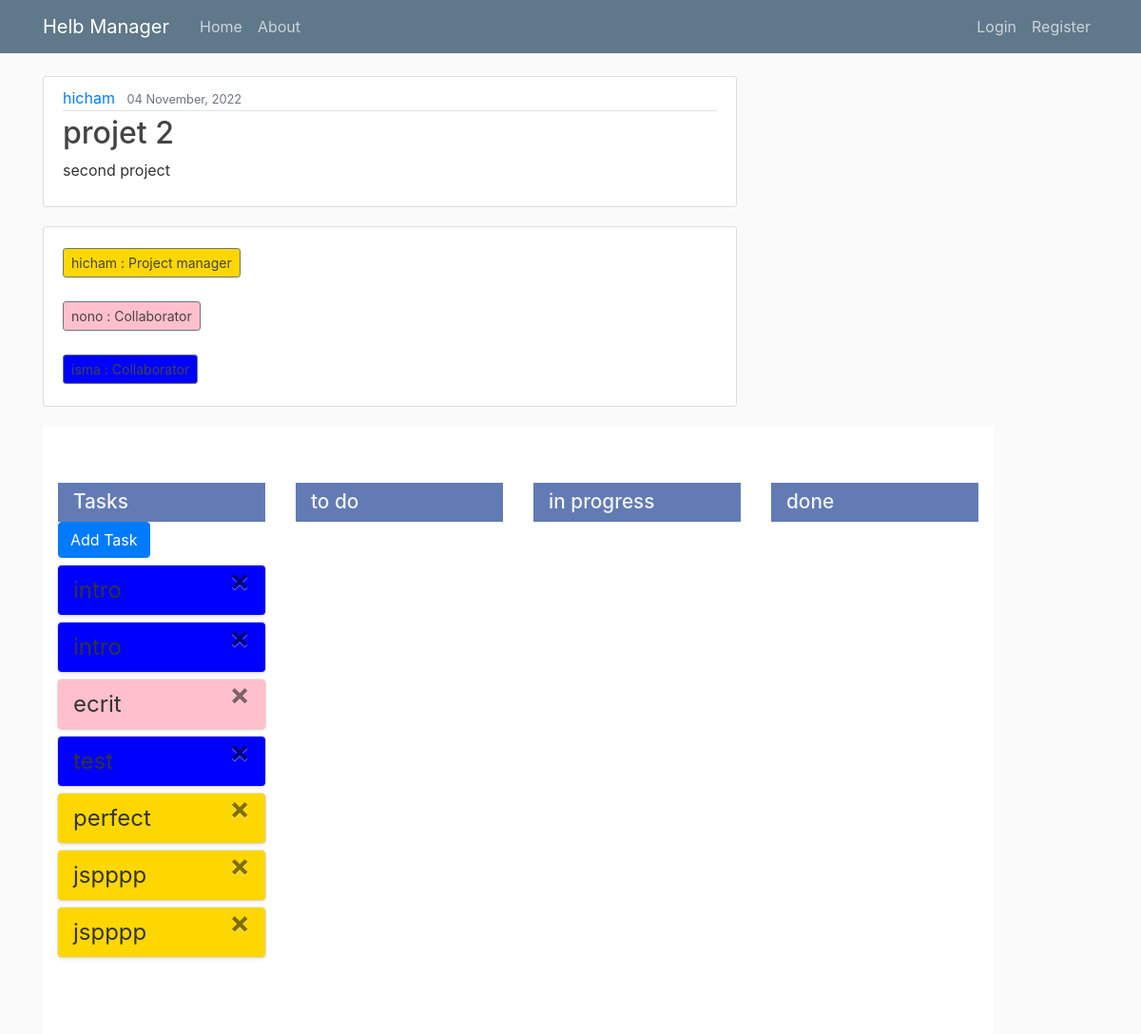
Screenshot of /project/2/ with the database file from the repository.
### manager_app/models.py (models this page shows, shortened)
class Project(models.Model): #creation de la table projet dans la bd
    title = models.CharField(max_length=100) #titre de taille limité
    content = models.TextField()
    status = models.CharField(max_length=100)
    collaborators = models.CharField(max_length=100)
    date_posted = models.DateTimeField(default=timezone.now)
    author = models.ForeignKey(User, on_delete=models.CASCADE ) #user par defaut, une entree dans la table users

class Task(models.Model):
    project = models.ForeignKey(Project, on_delete=models.CASCADE)
    title_task = models.CharField(max_length=100)
    assign_to = models.CharField(max_length=100)
    status_task = models.CharField(max_length=100, default='no status')

### manager_app/views.py (the view)
# urls.py: path('project/<int:pk>/', ProjectDetailView.as_view(), name = 'project-detail'),
class ProjectDetailView(DetailView):
    model = Project
    def get_context_data(self, **kwargs):
        tasks = Task.objects.all()
        project = self.get_object()
        users = User.objects.values()
        status = project.status
        tabStatus = status.split(";")
        collaborators = project.collaborators
        context = super().get_context_data(**kwargs)
        context['tabStatus'] = tabStatus
        tabCollaborators = []
        cpt = 0
        for u in users:
            name = users[cpt]['username']
            if collaborators.find(name) != -1:
                tabCollaborators.append(name)
            cpt=cpt+1 # pour parcourir tt ma table user
        tabCollaborators.append(project.author.username)
        context['tabCollaborators'] = tabCollaborators
        context['users'] = users
        context['tasks'] = tasks
        colors = ["red", "green", "blue", "orange", "purple", "pink", "gray", "brown", "gold", "silver"]
        collaborator_colors = {}
        for collaborator in tabCollaborators:
            color = random.sample(colors, 1)[0]
            collaborator_colors[collaborator] = color
            colors.remove(color)
        context['collaborator_colors'] = collaborator_colors
        return context

### manager_app/templates/manager_app/project_detail.html (shortened to what this page needs)
{% extends "manager_app/base.html" %}
{% load static %}
{% block content %}
<link rel="stylesheet" href="{% static 'manager_app/styleDragDrop.css' %}">
<article class="media content-section">
  <div class="media-body">
    <div class="article-metadata">
      <a class="mr-2" href="#">{{ object.author }}</a>
      <small class="text-muted">{{ object.date_posted|date:"d F, Y" }}</small>
    </div >
    <h2 class="article-title">{{ object.title }}</h2>
    <p class="article-content">{{ object.content }}</p>
  </div>
</article>
<article class="media content-section">
  <div>
    {% for collaborator, color in collaborator_colors.items %}
      {% if collaborator == object.author.username %}
        <h1><a class="btn btn-secondary btn-sm mt-1 mb-1" style="background-color: {{color}}"> {{ object.author }} : Project manager</a></h1>
      {% endif %}
    {% endfor %}
    {% for collaborator, color in collaborator_colors.items %}
      {% if collaborator != object.author.username %}
        <h1><a class="btn btn-secondary btn-sm mt-1 mb-1" style="background-color: {{color}}"> {{ collaborator }} : Collaborator</a></h1>
      {% endif %}
    {% endfor %}
  </div>
</article>
  <div class="todo-container">
    <div class="status" id="no_status">
      <h1>Tasks</h1>
      <a href="{% url 'add_task' project.id %}" class="btn btn-primary">Add Task</a>
      {% for task in tasks %}
        {% for collaborator, color in collaborator_colors.items %}
          {% if collaborator == task.assign_to %}
            <div class="todo" draggable="true" style="background-color: {{color}}" >
              {{ task.title_task }}
              <span class="close">&times;</span>
            </div>
          {% endif %}
        {% endfor %}
      {% endfor %}
    </div>
    {% for status in tabStatus %}
    <div class="status">
      <div>
          <h1>{{ status }}</h1>
      </div>
    </div>
    {% endfor %}
  </div>
{% endblock content %}

### manager_app/static/manager_app/main.css (style rules this page uses)
body { background: #fafafa; color: #333333; margin-top: 5rem; }
h1, h2, h3, h4, h5, h6 { color: #444444; }
.content-section { background: #ffffff; padding: 10px 20px; border: 1px solid #dddddd; border-radius: 3px; margin-bottom: 20px; }
.article-title { color: #444444; }
.article-content { white-space: pre-line; }
.article-metadata { padding-bottom: 1px; margin-bottom: 4px; border-bottom: 1px solid #e3e3e3 }

### manager_app/static/manager_app/styleDragDrop.css (style rules this page uses)
.todo-container { width: 1000px; height: 80vh; display: flex; }
.status { width: 25%; background-color: #ffffff; position: relative; padding: 60px 1rem 0.5rem; }
.status:nth-child(even) { background-color: #ffffff; }
.status h1 { position: relative; top: 0; left: 0; background-color: #627bb4; color: #f3f3f3; margin: 0; width: 100%; padding: 0.5rem 1rem; font-size: 130%; }
.todo { display: flex; justify-content: space-between; align-items: center; position: relative; background-color: rgba(108, 26, 26, 0.3); box-shadow: rgba(15, 15, 15, 0.1) 0px 0px 0px 1px, rgba(15, 15, 15, 0.1) 0px 2px 4px; border-radius: 4px; padding: 0.5rem 1rem; font-size: 1.5rem; margin: 0.5rem 0; }
.todo .close { position: absolute; right: 1rem; top: 0rem; font-size: 2rem; color: rgba(0, 0, 0, 0.98); cursor: pointer; }

### rows the page displays
Project: author "hicham", date_posted "04 November, 2022", title "projet 2", content "second project", author "hicham"
Task: title_task "intro"
Task: title_task "intro"
Task: title_task "ecrit"
Task: title_task "test"
Task: title_task "perfect"
Task: title_task "jspppp"
Task: title_task "jspppp"

### other values shown
{{ collaborator }} "nono" "isma"
{{ status }} "to do" "in progress" "done"
